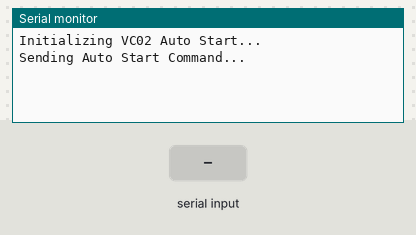
Bench run of a sketch on a simulated ESP8266 (NodeMCU). On the bench: the last lines printed to the serial monitor. The test bench sets the inputs (shaded band).

Above: at 3.2 s.
3.3 s: "1" received over the second serial link
At 3.9 s:
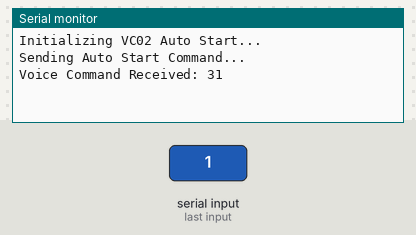
4.8 s: "0" received over the second serial link
At 6.0 s:
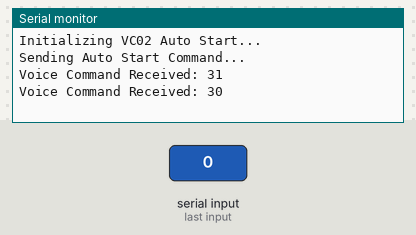
6.3 s: "2" received over the second serial link
At 7.3 s:
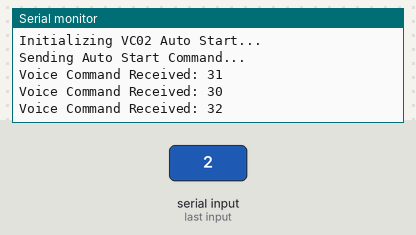

Measured:
- after the input at 3.3 s, the serial monitor: prints a new line at once (image 1)
- after the input at 4.8 s, the serial monitor: prints a new line at once (image 2)
- after the input at 6.3 s, the serial monitor: prints a new line at once (image 3)

The sketch:

main.ino
```cpp
#include <SoftwareSerial.h>

#define VC02_RX D7  // GPIO13 (ESP8266 receives data from VC02)
#define VC02_TX D8  // GPIO15 (ESP8266 sends data to VC02)

SoftwareSerial vc02Serial(VC02_RX, VC02_TX);

void setup() {
    Serial.begin(115200);   // Debug output in Serial Monitor
    vc02Serial.begin(9600); // VC02 works at 9600 baud

    Serial.println("Initializing VC02 Auto Start...");

    delay(2000); // Wait for module to stabilize

    Serial.println("Sending Auto Start Command...");
    byte autoStartCmd[] = {0xAA, 0x21, 0xCC}; // Enable Auto Mode
    vc02Serial.write(autoStartCmd, sizeof(autoStartCmd));
}

void loop() {
    if (vc02Serial.available()) {
        Serial.print("Voice Command Received: ");
        while (vc02Serial.available()) {
            Serial.print(vc02Serial.read(), HEX);
            Serial.print(" ");
        }
        Serial.println();
    }
}
```
